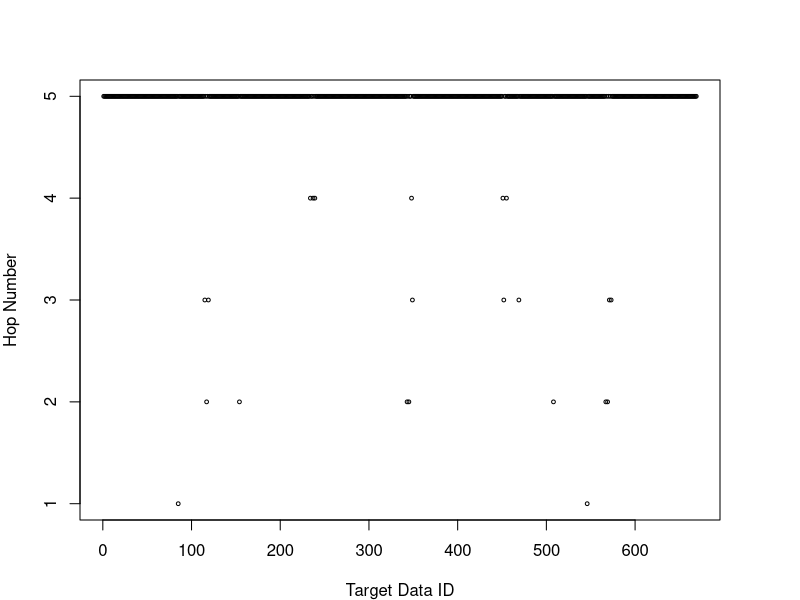
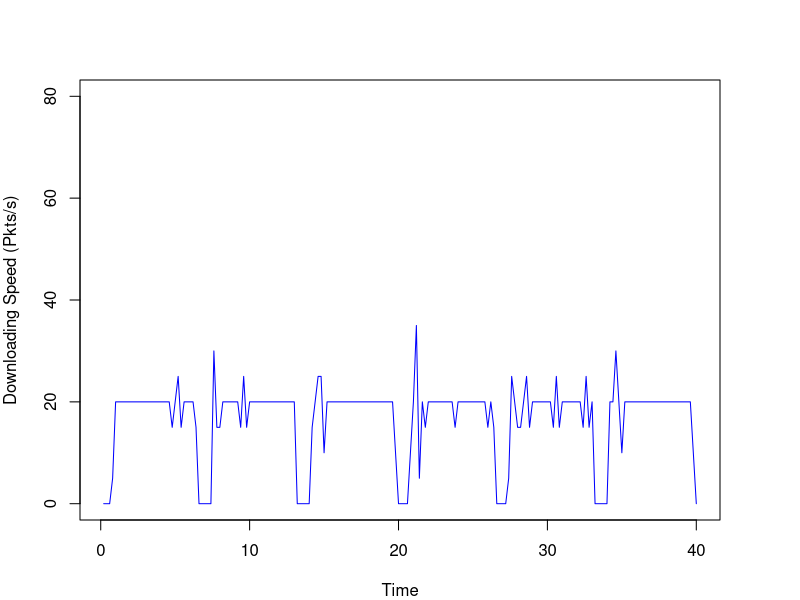

These figures' R source, in order:
# Read Raw Data
rawData <- readLines("pure-ndn.txt")
options(scipen=999)

# Extract Data Data
dataPattern <- "^\\+([.0-9]*).* < DATA for ([0-9]*)$"
dataData <- regmatches(rawData, gregexpr(dataPattern, rawData))
dataData <- dataData[grep(dataPattern, dataData)]
for (i in 1:length(dataData)) {
  dataData[i] <- sub(dataPattern, "\\1 \\2", dataData[i])
}

# Extract Interest Data
interestPattern <- "^\\+([.0-9]*).*Interest for ([0-9]*)$"
interestData <- regmatches(rawData, gregexpr(interestPattern, rawData))
interestData <- interestData[grep(interestPattern, interestData)]
for (i in 1:length(interestData)) {
  interestData[i] <- sub(interestPattern, "\\1 \\2", interestData[i])
}

# Extract Hop Data
hopcountPattern <- "^\\+([.0-9]*).*Hop count: ([0-9]*)$"
hopData <- regmatches(rawData, gregexpr(hopcountPattern, rawData))
hopData <- hopData[grep(hopcountPattern, hopData)]
for (i in 1:length(hopData)) {
  hopData[i] <- sub(hopcountPattern, "\\1 \\2", hopData[i])
}

# Calculate RTT
df <- data.frame(index = numeric(length(dataData)),
                 sending = numeric(length(dataData)),
                 recieving = numeric(length(dataData)),
                 rtt = numeric(length(dataData)),
                 hopcount = numeric(length(dataData)),
                 stringsAsFactors = FALSE)

for (i in 1:length(dataData)) {
  item <- strsplit(as.character(dataData[i]), " ")
  index <- as.numeric(item[[1]][2])
  df$index[i] <- index
  recieveTime <- as.numeric(item[[1]][1])
  for (j in length(interestData):1) {
    item2 <- strsplit(as.character(interestData[j]), " ")
    index2 <- as.numeric(item2[[1]][2])
    sendTime <- as.numeric(item2[[1]][1])
    if (index2 - index == 0) {
      df$sending[i] <- sendTime
      df$recieving[i] <- recieveTime
      df$rtt[i] <- (recieveTime*1000000000 - sendTime*1000000000)# - 214296000
      break
    }
  }
  item3 <- strsplit(as.character(hopData[i]), " ")
  df$hopcount[i] <- as.numeric(item3[[1]][2])
}

# show plot
#plot(df$rtt[1:350], xlab="Data ID", ylab="Round-Trip Time")
pdf("pure-ndn-hop-count.pdf",width=7,height=4) 
par(mar=c(4,4,4,4))
plot(df$hopcount[1:nrow(df)], 
     xlab="Target Data ID", ylab="Hop Number", 
     ylim = c(1, 5),
     pch = 1, cex=0.5)
dev.off()
rttsum <- summary(df$rtt[1:100])

# packets received per sencod
scale <- 0.2
table_row <- 40/scale
df2 <- data.frame(second = numeric(table_row),
                  packetNum = numeric(table_row),
                  stringsAsFactors = FALSE)
for (i in 1:table_row) {
  df2$second[i] <- i*scale
  counter <- 0
  for (j in 1:nrow(df)) {
    recieveTime <- df$recieving[j]
    if (recieveTime <= i*scale && recieveTime > (i - 1)*scale ) {
      counter <- counter + 1
    }
  }
  df2$packetNum[i] <- counter
}
pdf("pure-ndn-downloading.pdf",width=7,height=4)
par(mar=c(4,4,4,4))
plot(df2$second[1:table_row], df2$packetNum[1:table_row]*(1/scale), 
     xlab="Time", ylab="Downloading Speed (Pkts/s)",
     ylim = c(0, 80),
     type="l", col="blue", cex=0.5, mar=c(0,0,0,0))
dev.off()

